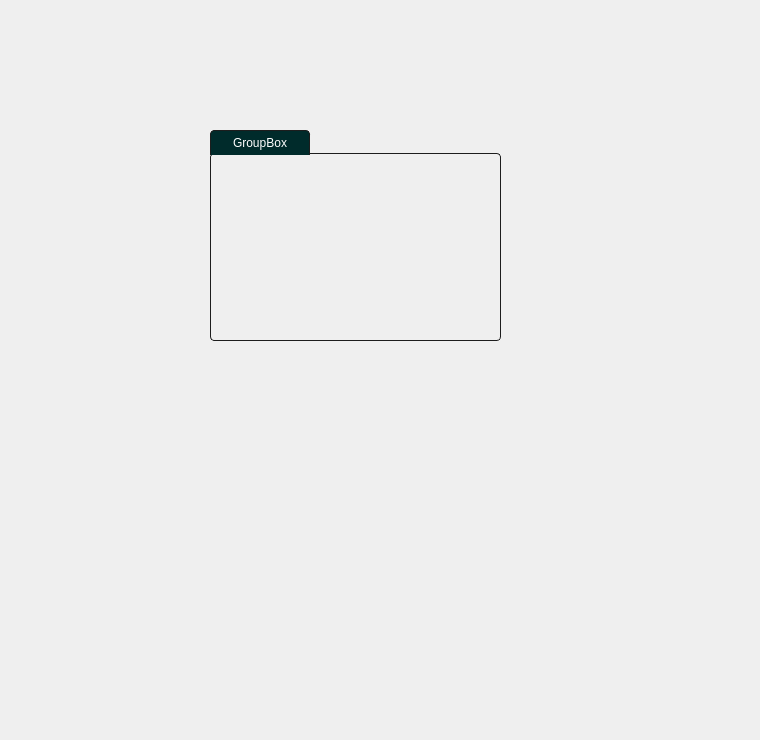
<?xml version="1.0" encoding="UTF-8"?>
<ui version="4.0">
 <class>loginBackground</class>
 <widget class="QDialog" name="loginBackground">
  <property name="geometry">
   <rect>
    <x>0</x>
    <y>0</y>
    <width>760</width>
    <height>740</height>
   </rect>
  </property>
  <property name="windowTitle">
   <string>Dialog</string>
  </property>
  <property name="styleSheet">
   <string notr="true">background: url(:/loginImage/Tech-Background.png)</string>
  </property>
  <widget class="QGroupBox" name="groupBox">
   <property name="geometry">
    <rect>
     <x>210</x>
     <y>130</y>
     <width>291</width>
     <height>211</height>
    </rect>
   </property>
   <property name="styleSheet">
    <string notr="true">/*-----QGroupBox-----*/
QGroupBox 
{
    border: 1px solid;
    border-color: #1d1d1d;
	border-radius: 4px;
    margin-top: 23px;

}


QGroupBox::title  
{
    background-color: #002b2b;
    color: #fff;
	subcontrol-position: top left;
    subcontrol-origin: margin;
    padding: 5px;
	min-width: 100px;
	border: 1px solid #1d1d1d;
	border-top-left-radius: 4px;
	border-top-right-radius: 4px;
	border-bottom: none;

}</string>
   </property>
   <property name="title">
    <string>GroupBox</string>
   </property>
  </widget>
 </widget>
 <resources/>
 <connections/>
</ui>
